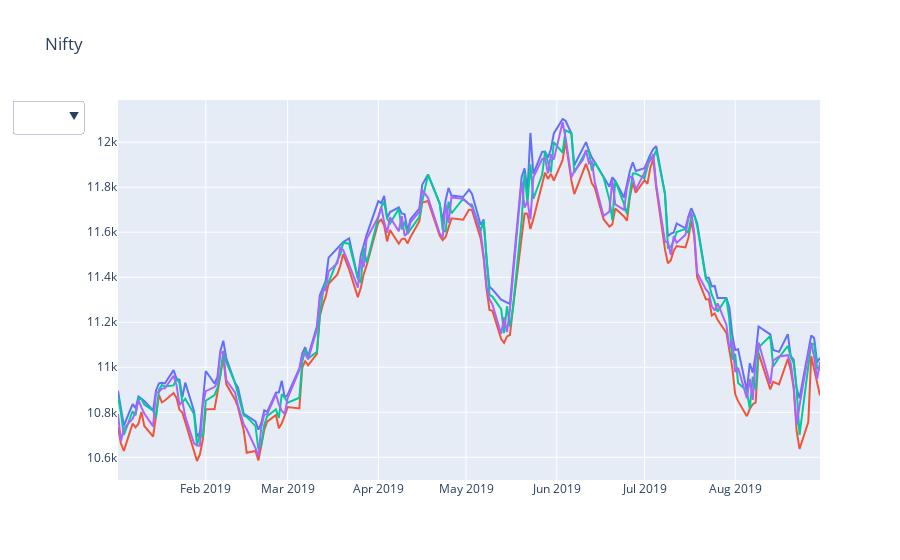

This figure's notebook cell:
### Markdown cell above
From the drop down we can select High, Low, Open and Close

### Code cell
offline.iplot(fig)

### Figure 1 — Plotly figure (JSON) as saved in the notebook; plotly's stock layout.template omitted (floating-point values rounded to 4 significant figures; data arrays with more than 128 entries replaced by an {"elided": "..."} marker saying what was removed)
{"data": [{"type": "scatter", "x": {"elided": "161 str values"}, "y": {"elided": "161 float values"}}, {"type": "scatter", "x": {"elided": "161 str values"}, "y": {"elided": "161 float values"}}, {"type": "scatter", "x": {"elided": "161 str values"}, "y": {"elided": "161 float values"}}, {"type": "scatter", "x": {"elided": "161 str values"}, "y": {"elided": "161 float values"}}], "layout": {"showlegend": false, "title": {"text": "Nifty"}, "updatemenus": [{"active": -1, "buttons": [{"args": [{"visible": [true, false, false, false]}, {"title": "Nifty High"}], "label": "High", "method": "update"}, {"args": [{"visible": [false, true, false, false]}, {"title": "Nifty High"}], "label": "Low", "method": "update"}, {"args": [{"visible": [false, false, true, false]}, {"title": "Nifty Open"}], "label": "Open", "method": "update"}, {"args": [{"visible": [false, false, false, true]}, {"title": "Nifty Close"}], "label": "Close", "method": "update"}]}]}}
